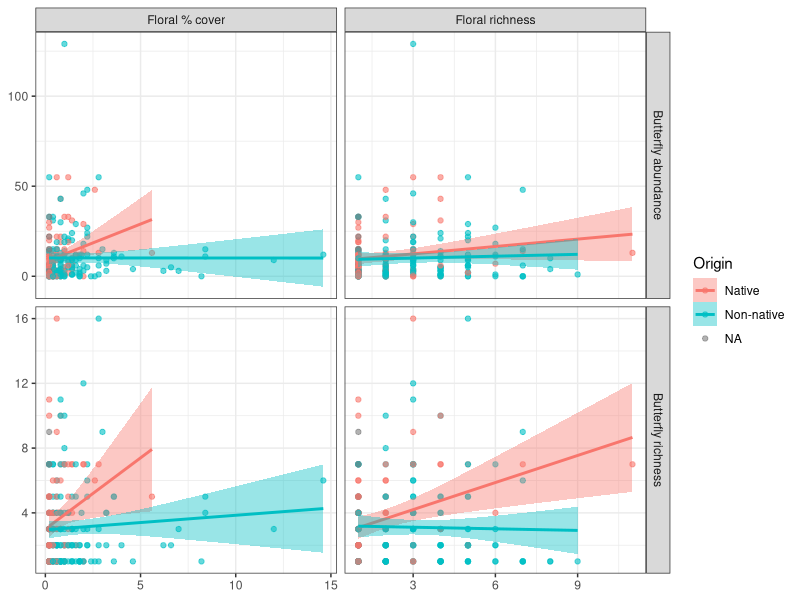
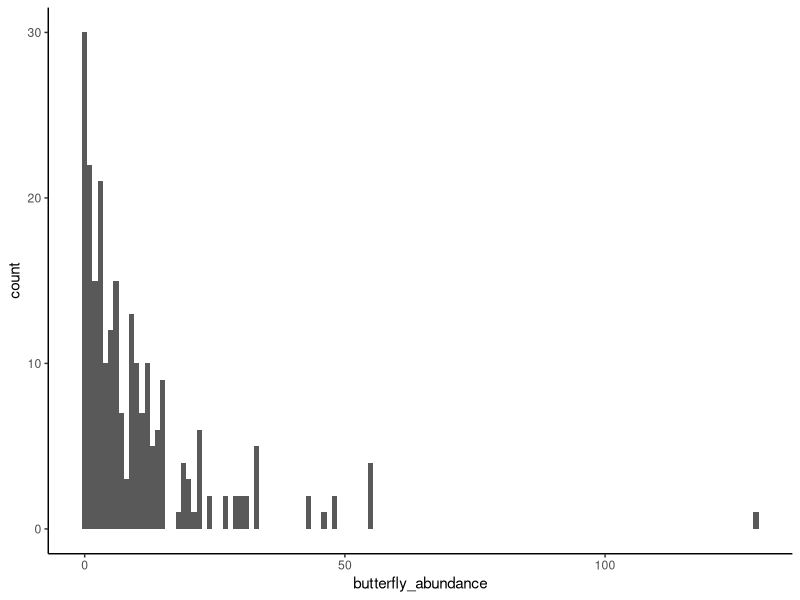
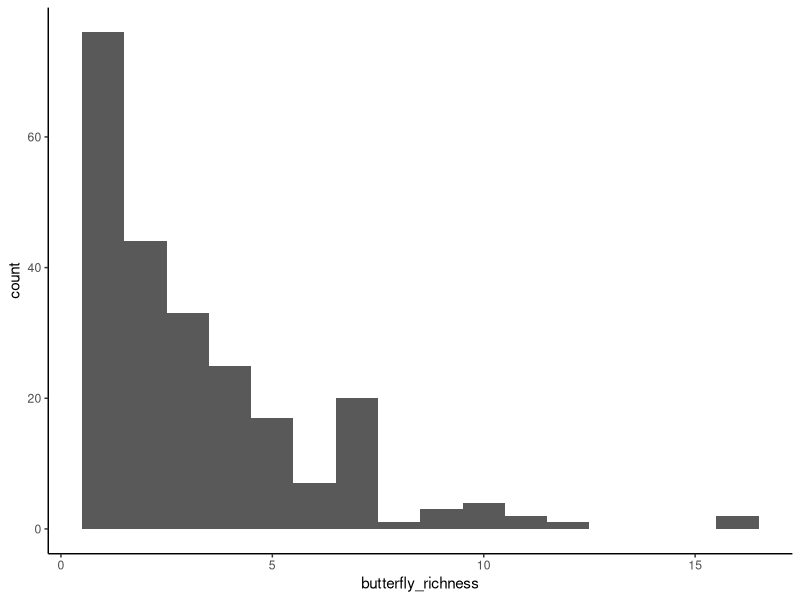

Recreate these plots in R, in order. (Note: this script raises an error after producing the figures.)
#### Drafting Answers to Research Questions Script ####
### Freya Innes
### 22/09/2026

# Open Packages
library(tidyverse)

#### READING IN DATA ####
setwd("~/Desktop/School/Graduate/BIMBY_2026_Field_Season")

butterflies_clean <- read_csv("Clean Data/butterflies_clean.csv")
flowers_clean <- read_csv("Clean Data/flowers_clean.csv")
nectar_clean <- read_csv("Clean Data/nectar_clean.csv")


#### Can floral resource richness and abundance predict butterfly richness and abundance? ####
# The idea behind this one is a four panelled grid that has the associations

# Making a usable butterfly summary
butterfly_summary <- butterflies_clean %>%
  mutate(date = make_date(year = 2026,
                          month = as.integer(month), 
                          day = as.integer(day))) %>% # Combining the date
  group_by(transect, date) %>%
  summarise(butterfly_abundance = sum(number, na.rm = TRUE), # Making a column for butterfly abundance
            butterfly_richness = n_distinct(paste(genus, species), na.rm = TRUE), # Making a column for species richness
            .groups = "drop")

# Making floral summary with native and non-native cover and richness in case I want to use it later
flower_summary <- flowers_clean %>%
  filter(!is.na(genus)) %>%  # drop placeholder "no plant in this quadrat" rows
  mutate(date = make_date(year = 2026,
                          month = as.integer(month),
                          day = as.integer(day)),
         plant_species = paste(genus, species)) %>%
  distinct(transect, date, quadrat, plant_species, origin, cover_pct) %>%  # guard against dup entries
  group_by(transect, date) %>%
  complete(quadrat = 1:5, nesting(plant_species, origin),
           fill = list(cover_pct = 0)) %>%
  ungroup() %>%
  group_by(transect, date, origin, plant_species) %>%
  summarise(mean_cover = mean(cover_pct), .groups = "drop") %>%
  group_by(transect, date, origin) %>%
  summarise(floral_richness = n_distinct(plant_species),
            floral_cover = sum(mean_cover),
            .groups = "drop")
                       



# Making a sumamry table to plot more easily
question1_data <- butterfly_summary %>%
  left_join(flower_summary, by = c("transect", "date"))


figure_data <- bind_rows(
  question1_data %>%
    transmute(transect, date, origin,
              x = floral_richness,
              y = butterfly_richness,
              x_variable = "Floral richness",
              y_variable = "Butterfly richness"),
  question1_data %>%
    transmute(transect, date, origin,
              x = floral_cover,
              y = butterfly_richness,
              x_variable = "Floral % cover",
              y_variable = "Butterfly richness"),
  question1_data %>%
    transmute(transect, date, origin,
              x = floral_richness,
              y = butterfly_abundance,
              x_variable = "Floral richness",
              y_variable = "Butterfly abundance"),
  question1_data %>%
    transmute(transect, date, origin,
              x = floral_cover,
              y = butterfly_abundance,
              x_variable = "Floral % cover",
              y_variable = "Butterfly abundance"))

ggplot(figure_data, aes(x = x, y = y, color = origin, fill = origin)) +
  geom_point(alpha = 0.6) +
  geom_smooth(method = "lm", se = TRUE) +
  facet_grid(y_variable ~ x_variable, scales = "free") +
  labs(x = NULL, y = NULL, color = "Origin", fill = "Origin") +
  theme_bw()

# Checking how many of each transect was surveyed
question1_data %>%
  count(transect, name = "n_surveys") %>%
  arrange(desc(n_surveys))

# Checking distributions
ggplot(question1_data, aes(x = butterfly_abundance)) +
  geom_histogram(binwidth = 1) +
  theme_classic()

ggplot(question1_data, aes(x = butterfly_richness)) +
  geom_histogram(binwidth = 1) +
  theme_classic()





#### Which floral resources are disproportionately used by butterflies relative to their availability?####
# FLOWER DATA #

#Ensuring NAs are removed (can be removed once data is properyl cleaned)
flowers_clean <- flowers_clean %>%
  filter(!is.na(transect), !is.na(month), !is.na(day)) %>%
  mutate(date = make_date(year = 2026,
                          month = as.integer(month),
                          day = as.integer(day)),
         plant_species = paste(genus, species))

# Calculate mean floral cover for each plant species
flower_availability <- flowers_clean %>%
  filter(!is.na(quadrat)) %>% # Removes quadrats that are NA values
  group_by(transect, date, quadrat, plant_species) %>%
  summarise(cover = sum(`cover_%`, na.rm = TRUE),
            .groups = "drop") %>%
  complete(transect, date, 
           quadrat = 1:5,  # specifically calculates for 5 quadrats, not more (NAs)
           plant_species, fill = list(cover = 0)) %>%
  group_by(transect, date, plant_species) %>%
  summarise(mean_cover = mean(cover),
            n_quadrats = n(),
            .groups = "drop")

# Calculate total floral cover for each transect on a certain date
flower_totals <- flower_availability %>%
  group_by(transect, date) %>%
  summarise(total_floral_cover = sum(mean_cover, na.rm = TRUE),
            .groups = "drop")

# Calculate each plant's proportion of floral availability
flower_availability <- flower_availability %>%
  left_join(flower_totals, by = c("transect", "date")) %>%
  mutate(availability_proportion = mean_cover / total_floral_cover)


# NECTARING DATA #

# Filtering the dataset (can be removed once data is completed)
nectar_clean <- nectar_clean %>%
  filter(!is.na(transect), !is.na(month), !is.na(day)) %>%
  mutate(date = make_date(year = 2026,
                          month = as.integer(month),
                          day = as.integer(day)),
         plant_species = paste(flower_genus, flower_species))

# Counting nectar observations for each plant
nectaring_summary <- nectar_clean %>%
  group_by(transect, date, plant_species) %>%
  summarise(nectar_visits = n(), 
            .groups = "drop")

# Calculating the total nectar observations per transect on a certain date
nectar_totals <- nectaring_summary %>%
  group_by(transect, date) %>%
  summarise(total_nectar_visits = sum(nectar_visits, na.rm = TRUE),
            .groups = "drop")

# Calculate if nectar use was proportional 
nectaring_summary <- nectaring_summary %>%
  left_join(nectar_totals, by = c("transect", "date")) %>%
  mutate(use_proportion = nectar_visits / total_nectar_visits)


# COMBINING DATASETS #
question2_data <- flower_availability %>%
  select(transect, date, plant_species, mean_cover, availability_proportion) %>%
  full_join(nectaring_summary %>%
              select(transect, date, plant_species, nectar_visits, use_proportion),
            by = c("transect", "date", "plant_species")) %>%
  mutate(mean_cover = replace_na(mean_cover, 0),
         availability_proportion = replace_na(availability_proportion, 0),
         nectar_visits = replace_na(nectar_visits, 0), 
         use_proportion = replace_na(use_proportion, 0))

# Calculate selection ratio
#
# > 1 = used more than expected based on availability
# = 1 = used in proportion to availability
# < 1 = used less than expected

question2_data <- question2_data %>%
  mutate(selection_ratio = case_when(availability_proportion > 0 ~ use_proportion / availability_proportion,
                                     TRUE ~ NA_real_))

#  Plotting data
# Each point represents a plant species at a particular transect on a particular date
ggplot(question2_data, aes(x = availability_proportion, y = use_proportion)) +
  geom_abline(slope = 1, intercept = 0, linetype = "dashed") + # 1:1 line = use proportional to availability
  geom_point(alpha = 0.6) +
  labs(x = "Proportion of floral cover available",
       y = "Proportion of nectar observations",
       title = "Butterfly nectar use relative to floral availability") +
  theme_bw()

# Plant-level summary for a second figure
plant_summary <- question2_data %>%
  group_by(plant_species) %>%
  summarise(mean_availability = mean(availability_proportion, na.rm = TRUE),
            mean_use = mean(use_proportion, na.rm = TRUE),
            total_visits = sum(nectar_visits, na.rm = TRUE),
            .groups = "drop")

# Plant-level availability vs. use figure
ggplot(plant_summary, aes(x = mean_availability, y = mean_use, label = plant_species)) +
  geom_abline(slope = 1, intercept = 0, linetype = "dashed") + # 1:1 line = use proportional to availability
  geom_point(alpha = 0.6) +
  geom_text(nudge_y = 0.01, check_overlap = TRUE) +
  labs(x = "Mean proportional floral cover",
       y = "Mean proportional nectar use") +
  theme_bw()


#### Does butterfly use of native vs. non-native nectar plants change with seasonal variation in native floral availability?####

# FLORAL DATA #
flower_species_cover <- flowers_clean %>%
  group_by(transect, date, plant_species, origin) %>%
  summarise(mean_cover = mean(`cover_%`, na.rm = TRUE),
            .groups = "drop")

# Total floral cover by transect on a date
flower_totals <- flower_species_cover %>%
  group_by(transect, date) %>%
  summarise(total_floral_cover = sum(mean_cover, na.rm = TRUE),
            .groups = "drop")

# Calculating native floral availability
native_flower_availability <- flower_species_cover %>%
  group_by(transect, date) %>%
  summarise(native_floral_cover = sum(mean_cover[origin == "Native"], na.rm = TRUE),
            total_floral_cover = sum(mean_cover, na.rm = TRUE), # Mean cover of all flowers
            .groups = "drop") %>%
  mutate(proportion_native_floral_cover = native_floral_cover / total_floral_cover) # Proportion of floral cover that is native

# NECTARING DATA #
# Summary of native nectar visits
nectar_native_summary <- nectar_clean %>%
  group_by(transect, date, flower_origin) %>%
  summarise(nectar_visits = n(),
            .groups = "drop")

# Calculating total nectar observations
nectar_totals <- nectar_native_summary %>%
  group_by(transect, date) %>%
  summarise(total_nectar_visits = sum(nectar_visits, na.rm = TRUE),
            .groups = "drop")

# Calculating the proportion of nectar visits to native plants
native_nectar_use <- nectar_native_summary %>%
  filter(flower_origin == "Native") %>%
  group_by(transect, date) %>%
  summarise(native_nectar_visits = sum(nectar_visits, na.rm = TRUE),
            .groups = "drop") %>%
  left_join(nectar_totals, by = c("transect", "date")) %>%
  mutate(proportion_native_nectar = native_nectar_visits / total_nectar_visits)

# Combining the floral availability and nectar use
question3_data <- native_flower_availability %>%
  left_join(native_nectar_use, by = c("transect", "date"))

# PLOTTING #
# Plotting native floral availability through the season
ggplot(question3_data, aes(x = date, y = proportion_native_floral_cover)) +
  geom_point(alpha = 0.6) +
  geom_smooth(method = "loess", se = TRUE) +
  labs(x = "Date", 
       y = "Proportion of floral cover that is native", 
       title = "Seasonal availability of native floral resources") +
  theme_bw()

# Plotting native nectar use through the season
ggplot(question3_data, aes(x = date, y = proportion_native_nectar)) +
  geom_point(alpha = 0.6) +
  geom_smooth(method = "loess", se = TRUE) +
  labs(x = "Date",
       y = "Proportion of nectar observations on native plants",
       title = "Seasonal use of native flowers") +
  ylim(0, 1) +
  theme_bw()

# Plotting native floral availability vs. native nectar use
ggplot(question3_data, aes(x = proportion_native_floral_cover, y = proportion_native_nectar)) +
  geom_abline(slope = 1, intercept = 0, linetype = "dashed") + # Adds the 1:1 use ratio
  geom_point(alpha = 0.6) +
  geom_smooth(method = "lm", se = TRUE) +
  labs(x = "Proportion of floral cover that is native",
       y = "Proportion of nectar observations on native plants",
       title = "Native nectar use as a function of native floral availability") +
  theme_bw()






#### MAKING OTHER RANDOM PLOTS THAT I HAD THE CODE FOR ####
# Transect Locations
# Adding region to butterfly data
butterflies <- butterflies_clean %>%
  mutate(region = case_when(
    transect %in% c("GBH", "CCM", "BGP", "PSP") ~ "Lower Mainland",
    transect %in% c("CHP", "RBG", "BHT", "HRP") ~ "Vancouver Island",
    transect %in% c("MGT", "FLT") ~ "High Elevation Alpine",
    transect %in% c("MMF", "KPP", "PSL") ~ "Thompson-Nicola",
    transect %in% c("OHR", "OHRb", "PBM", "ABR", "JMS",
                    "KSP", "OKF", "KWL", "RTT", "PML") ~ "Okanagan-Similkameen",
    transect %in% c("UBC", "KMP", "RRP" ) ~ "Thompson-Okanagan"))

# Base map
canada_prov <- ne_states(country = "canada", returnclass = "sf")

# Load BC boundary
bc_boundary <- canada_prov %>%
  filter(gn_name == "British Columbia")

# Convert to sf structure to plot on map 
transects_sf <- st_as_sf(butterflies, coords = c("lon", "lat"), crs = 4326)

# Clip to BC
sf_bc <- st_join(transects_sf, bc_boundary, join = st_within, left = FALSE)

# Plot
ggplot() +
  geom_sf(data = bc_boundary, fill = "grey95") +
  geom_sf(data = sf_bc, aes(color = region.x)) +
  geom_sf_text(data = sf_bc, aes(label = transect),
               nudge_y = 0.05,
               size = 2) +
  coord_sf(xlim = c(-126.0, -119.0),
           ylim = c(48.0, 51)) +
  theme_bw() +
  theme(panel.grid.major = element_blank(),
        panel.grid.minor = element_blank()) +
  labs(title = "BIMBY Transects in British Columbia",
       x = "Longitude",
       y = "Latitude",
       color = "Sampling Region")



# SAMPLING SUMMARY
# Binding together sampling summary
sampling_summary <- bind_rows(
  flowers_clean %>%
    distinct(transect, month, day, week) %>%
    count(transect) %>%
    mutate(dataset = "Flowers"),
  
  nectar_clean %>%
    distinct(transect, month, day) %>%
    count(transect) %>%
    mutate(dataset = "Nectar"),
  
  butterflies_clean %>%
    distinct(transect, month, day) %>%
    count(transect) %>%
    mutate(dataset = "Butterflies"))

# Plots the number of times floral surveys, butterfly surveys, and nectar observations have been recorded at each site
ggplot(sampling_summary, aes(x = reorder(transect, n), y = n, fill = dataset)) +
  geom_col(position = "dodge") +
  coord_flip() +
  labs(x = "Transect", 
       y = "Number of sampling occasions", 
       fill = "Dataset") +
  theme_bw() +
  theme(panel.grid.major = element_blank(),
        panel.grid.minor = element_blank())



# NATIVE VS. NON-NATIVE FLORAL COVER
# Averaging floral cover across five quadrats per transect
cover_transect <- flowers_clean %>%
  filter(!is.na(origin)) %>%
  group_by(month, day, week, transect, quadrat, origin) %>%
  summarise(cover = sum(`cover_%`, na.rm = TRUE), 
            .groups = "drop" ) %>%
  group_by(month, day, week, transect, origin) %>%
  summarise(mean_cover = mean(cover, na.rm = TRUE), 
            se = sd(cover, na.rm = TRUE) / sqrt(n()),
            .groups = "drop")

# Creating day-of-year
cover_transect <- cover_transect %>%
  mutate(date = as.Date(paste(2026, month, day, sep = "-")),
         julian = as.integer(format(date, "%j")),
         region = case_when(
           transect %in% c("GBH", "CCM", "BGP", "PSP") ~ "Lower Mainland",
           transect %in% c("CHP", "RBG", "BHT", "HRP") ~ "Vancouver Island",
           transect %in% c("MGT", "FLT") ~ "High Elevation Alpine",
           transect %in% c("MMF", "KPP", "PSL") ~ "Thompson-Nicola",
           transect %in% c("OHR", "OHRb", "PBM", "ABR", "JMS",
                           "KSP", "OKF", "KWL", "RTT", "PML") ~ "Okanagan-Similkameen",
           transect %in% c("UBC", "KMP", "RRP" ) ~ "Thompson-Okanagan"))

# Plotting mean % floral cover vs day of year
ggplot(cover_transect, aes(x = week, y = mean_cover, colour = origin)) +
  geom_point(alpha = 0.5) +
  geom_smooth(method = "loess", se = FALSE) + # Change if changed below
  facet_wrap(~ region) + # Change if wanting season total, region, or individual transects
  scale_colour_manual(values = c("Native" = "forestgreen", "Non-native" = "orange")) +
  scale_x_continuous(breaks = seq(min(cover_transect$week), max(cover_transect$week), by = 1)) +
  labs(x = "Week",
       y = "Mean floral cover (%)",
       colour = "Plant origin") +
  theme_bw() +
  theme(panel.grid.major = element_blank(),
        panel.grid.minor = element_blank())

# NECTAR-USE AT TRANSECTS 
# Simple summary of nectar-use
nectar_summary <- nectar_clean %>%
  count(transect, flower_origin)

# Plots nectaring observations at each transect and whether they were on native or non-native plants
ggplot(nectar_summary, aes(x = reorder(transect, n), y = n, fill = flower_origin)) +
  geom_col() +
  coord_flip() +
  scale_fill_manual(
    values = c("Native" = "forestgreen", "Non-native" = "orange")) +
  labs(x = "Transect",
       y = "Number of nectaring observations",
       fill = "Flower origin") +
  theme_bw() +
  theme(panel.grid.major = element_blank(),
        panel.grid.minor = element_blank())

# NECTAR-USE THROUGHOUT THE SEASON
# Adding julian date to nectaring data and summing the observations
nectar_day <- nectar_clean %>%
  mutate(date = as.Date(paste(2026, month, day, sep = "-")),
         julian = as.integer(format(date, "%j"))) %>%
  count(julian, flower_origin)

ggplot(nectar_day, aes(x = julian, y = n, colour = flower_origin)) +
  geom_point(alpha = 0.6) +
  geom_smooth(method = "loess", se = FALSE) + # Change for error bars if wanted
  scale_colour_manual(values = c("Native" = "forestgreen","Non-native" = "orange")) +
  labs(x = "Day of year",
       y = "Nectaring observations",
       colour = "Flower origin") +
  theme_bw() +
  theme(panel.grid.major = element_blank(),
        panel.grid.minor = element_blank())

#FLORAL AVAILABILITY VS NECTAR-USE 
# Calculating native floral cover for each transect and week
floral_availability <- flowers_clean %>%
  filter(!is.na(origin)) %>%
  group_by(week, transect, quadrat, origin) %>%
  summarise(cover = sum(`cover_%`, na.rm = TRUE),
            .groups = "drop") %>%
  group_by(week, transect, origin) %>%
  summarise(mean_cover = mean(cover, na.rm = TRUE),
            .groups = "drop") %>%
  rename(flower_origin = origin)

# Nectar observations based on week, transect, and flower origin 
nectar_use <- nectar_clean %>%
  count(week, transect, flower_origin, name = "nectar_obs")

# Connecting datasets
nectar_availability <- floral_availability %>%
  left_join(nectar_use, by = c("week", "transect", "flower_origin")) %>%
  mutate(nectar_obs = replace_na(nectar_obs, 0))

# Plotting 
ggplot(nectar_availability, aes(x = mean_cover, y = nectar_obs, colour = flower_origin)) +
  geom_point(alpha = 0.7) +
  geom_smooth(method = "lm", se = TRUE) +
  facet_wrap(~ flower_origin) +
  scale_colour_manual(values = c("Native" = "forestgreen", "Non-native" = "orange")) +
  labs(x = "Mean floral cover (%)",
       y = "Nectaring observations",
       colour = "Flower origin") +
  theme_bw() +
  theme(panel.grid.major = element_blank(),
        panel.grid.minor = element_blank())


# BUTTERFLY ABUNDANCE THROUGHOUT THE SEASON 
# Abundance at each transect during each week
butterfly_day <- butterflies_clean %>%
  group_by(month, day, week, transect) %>%
  summarise(butterfly_abundance = sum(number, na.rm = TRUE),
            species_richness = n_distinct(paste(genus, species),na.rm = TRUE), .groups = "drop") %>%
  mutate(date = as.Date(paste(2026, month, day, sep = "-")),
         julian = as.integer(format(date, "%j")),
         region = case_when(
           transect %in% c("GBH", "CCM", "BGP", "PSP") ~ "Lower Mainland",
           transect %in% c("CHP", "RBG", "BHT", "HRP") ~ "Vancouver Island",
           transect %in% c("MGT", "FLT") ~ "High Elevation Alpine",
           transect %in% c("MMF", "KPP", "PSL") ~ "Thompson-Nicola",
           transect %in% c("OHR", "OHRb", "PBM", "ABR", "JMS",
                           "KSP", "OKF", "KWL", "RTT", "PML") ~ "Okanagan-Similkameen",
           transect %in% c("UBC", "KMP", "RRP" ) ~ "Thompson-Okanagan"))

# Plots abundance (something wonky with the x-axis)
ggplot(butterfly_day, aes(x = julian, y = butterfly_abundance)) +
  geom_point(alpha = 0.6) +
  geom_smooth(method = "loess",se = TRUE) +
  facet_wrap(~ region) +
  labs(x = "Day of year", 
       y = "Butterfly abundance") +
  theme_bw() +
  theme(panel.grid.major = element_blank(),
        panel.grid.minor = element_blank())


# Plots richness (still wonky)
ggplot(butterfly_day, aes(x = julian,y = species_richness)) +
  geom_point(alpha = 0.6) +
  geom_smooth(method = "loess", se = TRUE) +
  #facet_wrap(~ region) +
  labs(x = "Day of year",
       y = "Butterfly species richness") +
  theme_bw() +
  theme(panel.grid.major = element_blank(),
        panel.grid.minor = element_blank())











# NOT READY YET
availability_prop <- floral_availability %>%
  group_by(week, transect) %>%
  mutate(availability_prop = mean_cover / sum(mean_cover)) %>%
  ungroup()

use_prop <- nectar_use %>%
  group_by(week, transect) %>%
  mutate(use_prop = nectar_obs / sum(nectar_obs)) %>%
  ungroup()

comparison <- availability_prop %>%
  left_join(use_prop, by = c("week", "transect", "flower_origin")) %>%
  mutate(use_prop = replace_na(use_prop, 0))

ggplot(comparison, aes(x = availability_prop, y = use_prop, colour = flower_origin)) +
  geom_abline(slope = 1, intercept = 0, linetype = "dashed") +
  geom_point(size = 3, alpha = 0.7) +
  scale_colour_manual(values = c("Native" = "forestgreen", "Non-native" = "orange")) +
  labs(x = "Proportion of floral availability",
       y = "Proportion of nectar use",
       colour = "Flower origin") +
  theme_bw() +
  theme(panel.grid.major = element_blank(),
        panel.grid.minor = element_blank())
# One point is a flower origin at a transect during a certain week















floral_availability <- flowers_clean %>%
  filter(!is.na(origin)) %>%
  group_by(week, transect, quadrat, origin) %>%
  summarise(cover = sum(`cover_%`, na.rm = TRUE), .groups = "drop") %>%
  group_by(week, transect, origin) %>% # Average the quadrats to get transect-level 
  summarise(mean_cover = mean(cover, na.rm = TRUE), .groups = "drop") %>%
  rename(flower_origin = origin)

nectar_use <- nectar_clean %>%
  filter(activity == "nectaring") %>%
  count(week, transect, flower_origin, name = "nectar_obs")

selection_data <- floral_availability %>%
  left_join(nectar_use, by = c("week", "transect", "flower_origin")) %>% # Add nectar observations
  mutate(nectar_obs = replace_na(nectar_obs, 0)) # No observations on that flower origin = zero observations

selection_data <- selection_data %>%
  group_by(week, transect) %>%
  mutate(availability_prop = mean_cover / sum(mean_cover),
         use_prop = nectar_obs / sum(nectar_obs)) %>%
  ungroup()

selection_data <- selection_data %>%
  filter(!is.na(use_prop), !is.na(availability_prop), availability_prop > 0)

selection_data <- selection_data %>%
  mutate(selection_ratio = use_prop/availability_prop)

selection_data %>%
  select(week, transect, flower_origin, availability_prop, use_prop, selection_ratio) %>%
  arrange(transect, week, flower_origin)


ggplot(selection_data, aes(x = flower_origin, y = selection_ratio, colour = flower_origin)) +
  geom_hline(yintercept = 1, linetype = "dashed") +
  geom_boxplot() +
  geom_jitter(size = 2.5, alpha = 0.5) +
  scale_colour_manual(values = c("Native" = "forestgreen",
                                 "Non-native" = "orange")) +
  labs(x = "Flower origin",
       y = "Selection ratio",
       colour = "Flower origin") +
  theme_bw() +
  theme(panel.grid.major = element_blank(),
        panel.grid.minor = element_blank())


# Summary of most common nectar plants visited
nectaring_summary_plot <- nectaring_summary %>%
  group_by(plant_species) %>%
  summarise(nectar_visits = sum(nectar_visits, na.rm = TRUE),
            .groups = "drop") %>%
  arrange(desc(nectar_visits)) %>%
  mutate(plant_species = factor(plant_species,
                           levels = plant_species)) %>%
  filter(nectar_visits > 5)


ggplot(nectaring_summary_plot, aes(x = plant_species, y = nectar_visits)) +
  geom_col() +
  theme(axis.text.x = element_text(angle = 45, hjust = 1)) +
  labs(x = "Flower",
       y = "Number of nectar observations",
       title = "Butterfly nectar plant use") 
